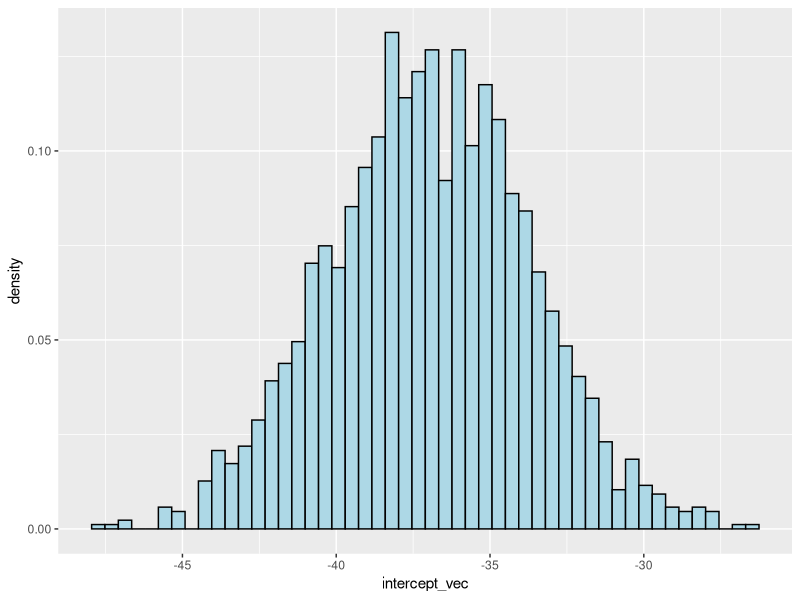
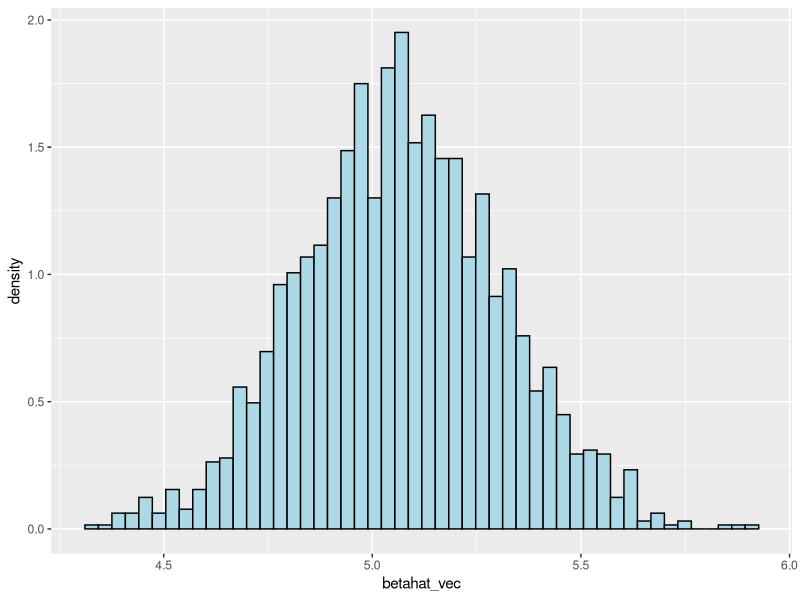

Recreate these plots in R, in order.
## ---- chunk 1
knitr::opts_chunk$set(echo = TRUE)
library(Metrics)
library(ggplot2)
## ---- chunk 2
loocv <- function(formula, data){
  n <- nrow(data)
  eval <- numeric(n)
  for(i in 1:n){
    train_i <- data[-i,]
    test_i <- data[i,]
    mod_i <- lm(formula, train_i)
    pred_i <- predict(mod_i, test_i)
    
    y <- all.vars(formula)[1]
    eval[i] <- sqrt(mean((test_i[[y]] - pred_i)^2))
  }
  return(mean(eval))
}
## ---- chunk 3
# LOOCV for Volume ~ Girth
loocv(Volume ~ Girth, trees)
## ---- chunk 4
# LOOCV for Volume ~ Height
loocv(Volume ~ Height, trees)
## ---- chunk 5
# LOOCV for Volume ~ Girth + Height
loocv(Volume ~ Girth + Height, trees)
## ---- chunk 6
res_boot <- function(y, x, alpha = 0.05, B) {
  # Description
  # Performs a residual bootstrap for simple linear regression to approximate the sampling
  # distributions of the intercept and slope and compute bootstrap percentile confidence 
  # intervals
  
  # Parameters
  # y -- a vector of the dependent variable
  # x -- a vector of the independent variable
  # alpha -- level of significance 
  # B -- number of bootstrap replicates
  
  # Value
  # A list containing:
  # intercept_vec -- a vector of the B bootstrap estimates for the intercept
  # betahat_vec -- a vector of the B bootstrap estimates for the slope coefficient
  # conf_inf_int -- (1 - alpha)% percentile bootstrap CI for the intercept
  # conf_inf_beta -- (1 - alpha)% percentile bootstrap CI for the slope coefficient
  
  # Fit the model on the original data
  fit <- lm(y ~ x)
  y_hat <- fitted(fit)
  resid <- resid(fit)
  n <- length(y)
  
  # Pre-allocate memory
  intercept_vec <- numeric(B)
  betahat_vec <- numeric(B)
  
  for (b in 1:B) {
    # Sample from resid with replace = TRUE (same sample size)
    e_star <- sample(resid, n, replace = TRUE)
    # Compute the vector y_star
    y_star <- y_hat + e_star
    # Refit where y is now y_star and x is unchanged
    fit_b <- lm(y_star ~ x)
    # Get the coefficients
    intercept_vec[b] <- coef(fit_b)["(Intercept)"]
    betahat_vec[b] <- coef(fit_b)["x"]
  }
  # Return the results as a list
  results <- list(
    intercept_vec = intercept_vec,
    betahat_vec = betahat_vec, 
    conf_inf_int = quantile(intercept_vec, c(alpha/2, 1 - alpha/2)),
    conf_inf_beta = quantile(betahat_vec, c(alpha/2, 1 - alpha/2))
  )
  return(results)
}
## ---- chunk 7
    set.seed(142)
    boot_results <- res_boot(trees$Volume, trees$Girth, alpha = 0.05, B = 2000)
## ---- chunk 8
    int_ci <- boot_results$conf_inf_int
    beta_ci <- boot_results$conf_inf_beta

    print(int_ci)
    print(beta_ci)
## ---- chunk 9
    # Plot of sampling dist of bootstrap intercept coefficients
    df <- data.frame(intercept_vec = boot_results$intercept_vec)
    ggplot(df, aes(x = intercept_vec)) + 
      geom_histogram(aes(y = after_stat(density)), bins = 50, fill = "lightblue", 
                     color = "black")
## ---- chunk 10
    # Plot of sampling dist of bootstrap slope coefficients
    df <- data.frame(betahat_vec = boot_results$betahat_vec)
    ggplot(df, aes(x = betahat_vec)) + 
      geom_histogram(aes(y = after_stat(density)), bins = 50, fill = "lightblue", 
                     color = "black")
## ---- chunk 11
    orig_fit <- lm(trees$Volume ~ trees$Girth)
    orig_int <- coef(orig_fit)["(Intercept)"]
    orig_slope <- coef(orig_fit)["trees$Girth"]

    # Empirical/basic CI for the intercept
    int_basic <- 2*orig_int - quantile(boot_results$intercept_vec, c(0.975, 0.025)) 
    print(int_basic)

    # Percentile CI for the intercept
    print(int_ci)
## ---- chunk 12
    # Empirical/basic CI for the slope
    beta_basic <- 2*orig_slope - quantile(boot_results$betahat_vec, c(0.975, 0.025)) 
    print(beta_basic)

    # Percentile CI for the intercept
    print(beta_ci)
